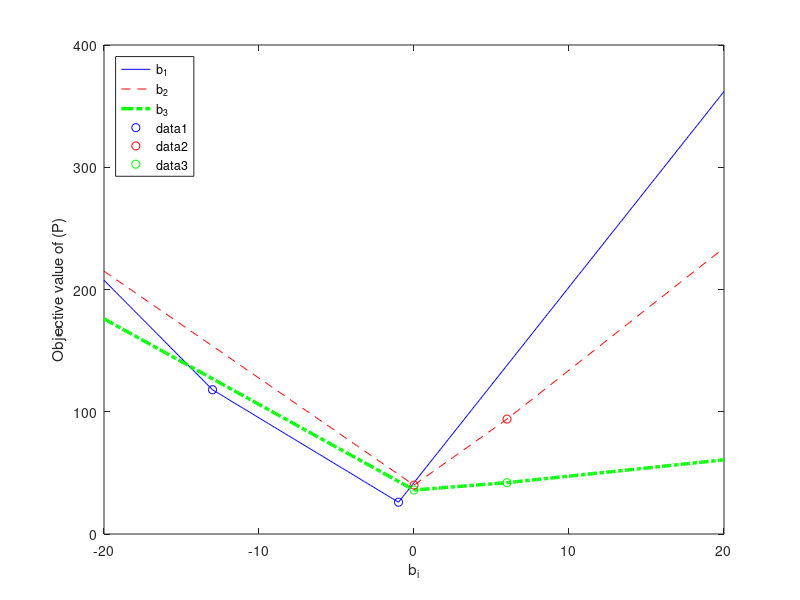

Source code (MATLAB):
clear
i = 1;
tmp = -20:0.1:20;
y1 = zeros(1,length(tmp));
y2 = zeros(1,length(tmp));
y3 = zeros(1,length(tmp));
for x=-20:0.1:20
    if x <= -13
        y1(i) = -12.8*x-48.4;
    elseif -13 < x && x <= -1
        y1(i) = -23/3*x+55/3;
    elseif x > -1
        y1(i) = 16*x + 42;
    end
    i = i + 1;
end
i=1;
for x=-20:0.1:20
    if x <= 0
        y2(i) = -8.75*x+40;
        y3(i) = -7*x+36;
    elseif 0 < x && x <= 6
        y2(i) = 9*x+40;
        y3(i) = x+36;
    elseif x > 6
        y2(i) = 10*x+34;
        y3(i) = 4*x/3 + 34;
    end
    i = i + 1;
end
x = -20:0.1:20;
set(findobj('FontSize',10),'FontSize',14);
set(gcf,'color','w');
plot(x,y1,'-b',x,y2,'--r',x,y3,'-.g', 'LineWidth', 2.5)
legend('b_1','b_2','b_3', 'Location', 'NorthWest')
xlabel('b_i')
ylabel('Objective value of (P)')
hold on
xd1 = [-13 -1];
yd1 = [118 26];
xd2 = [0 6];
yd2 = [40 94];
xd3 = [0 6];
yd3 = [36 42];
plot(xd1, yd1, 'bo', xd2, yd2, 'ro', xd3, yd3, 'go', 'MarkerSize', 6)
hold off